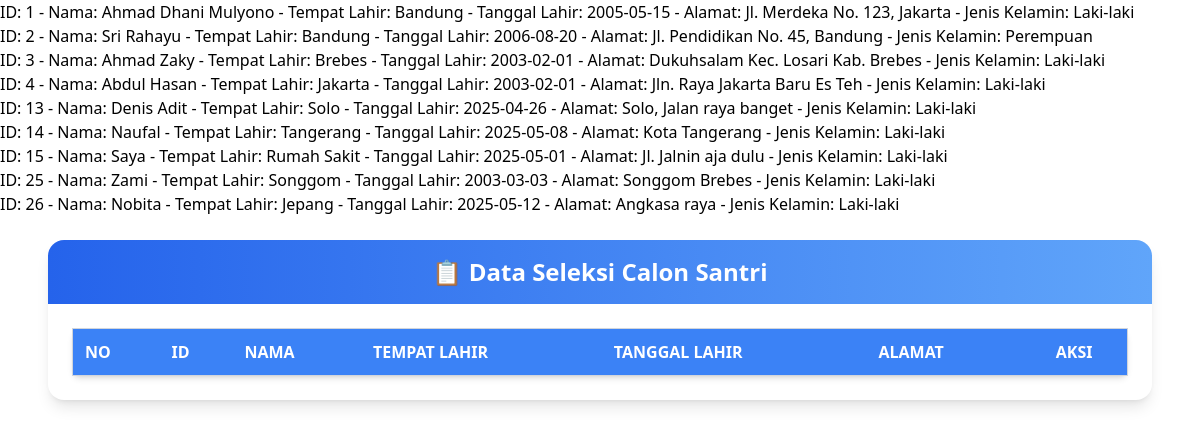
Before: /santri_seleksi.php with the older database file.
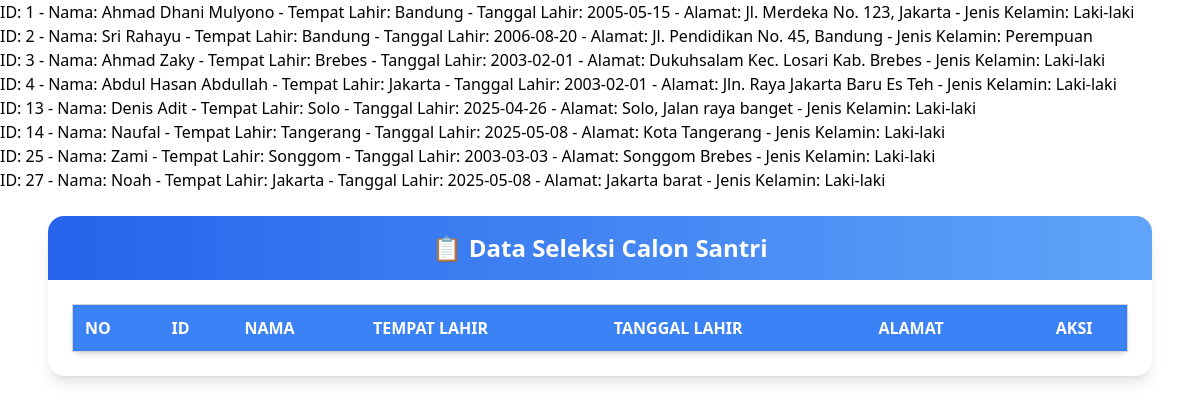
After: the same page with the newer database file.
### tables this page shows
CREATE TABLE `calon_santri` (
  `id` int(11) NOT NULL,
  `No` int(11) NOT NULL,
  `tanggal_pendaftaran` date NOT NULL,
  `username` varchar(50) DEFAULT NULL,
  `nama_lengkap` varchar(100) NOT NULL,
  `tempat_lahir` varchar(50) NOT NULL,
  `tanggal_lahir` date NOT NULL,
  `alamat_lengkap` text NOT NULL,
  `tinggal_bersama` enum('Orang Tua','Wali','Lainnya') NOT NULL,
  `jenis_kelamin` enum('Laki-laki','Perempuan') NOT NULL,
  `sekolah_terakhir` varchar(100) NOT NULL,
  `pernah_mondok` enum('Ya','Tidak') NOT NULL,
  `nama_pondok_sebelumnya` varchar(100) DEFAULT NULL,
  `alamat_pondok_sebelumnya` text DEFAULT NULL,
  `nama_ayah` varchar(100) NOT NULL,
  `nama_ibu` varchar(100) NOT NULL,
  `tempat_lahir_ayah` varchar(50) NOT NULL,
  `tanggal_lahir_ayah` date NOT NULL,
  `tempat_lahir_ibu` varchar(50) NOT NULL,
  `tanggal_lahir_ibu` date NOT NULL,
  `pekerjaan_ayah` enum('Wiraswasta','Guru','PNS','TNI/POLRI','Pensiunan','Lainnya') NOT NULL,
  `pekerjaan_ibu` enum('Wiraswasta','Guru','PNS','TNI/POLRI','Pensiunan','Lainnya') NOT NULL,
  `penghasilan_ayah` enum('Dibawah 1 Juta','1-3 Juta','3-5 Juta','Di atas 5 Juta') NOT NULL,
  `penghasilan_ibu` enum('Dibawah 1 Juta','1-3 Juta','3-5 Juta','Di atas 5 Juta') NOT NULL,
  `alamat_rumah` text NOT NULL,
  `no_hp_ortu` varchar(15) NOT NULL,
  `created_at` timestamp NOT NULL DEFAULT current_timestamp(),
  `asal_sekolah` varchar(100) DEFAULT NULL,
  `status_pendaftaran` varchar(50) DEFAULT NULL,
  `keterangan` text DEFAULT NULL,
  `email` varchar(100) DEFAULT NULL,
  `user_id` int(11) NOT NULL
);

### santri_seleksi.php (the view, shortened to what this page needs)
<?php
$db = new mysqli('localhost', 'root', '', 'ppdb_pondok');
$query = "SELECT * FROM calon_santri";
$result = $db->query($query);
if ($result) {
    if ($result->num_rows > 0) {
        while ($row = $result->fetch_assoc()) {
            echo "ID: " . $row["id"] . " - Nama: " . $row["nama_lengkap"] . " - Tempat Lahir: " . $row["tempat_lahir"] .
                " - Tanggal Lahir: " . $row["tanggal_lahir"] . " - Alamat: " . $row["alamat_lengkap"] .
                " - Jenis Kelamin: " . $row["jenis_kelamin"] . "<br>";
        }
    } else {
        echo "Tidak ada data calon santri.";
    }
} else {
    echo "Error: " . $db->error;
}
?>
<!DOCTYPE html>
<html lang="id">
<head>
    <script src="https://cdn.tailwindcss.com"></script>
</head>
<body>
<div class="max-w-6xl mx-auto p-6">
    <div class="bg-white shadow-lg rounded-2xl overflow-hidden">
        <h3 class="text-2xl font-bold text-center bg-gradient-to-r from-blue-600 to-blue-400 text-white py-4">
            📋 Data Seleksi Calon Santri
        </h3>
        <div class="p-6 overflow-x-auto">
            <table class="w-full border-collapse border border-gray-300 shadow-md rounded-lg">
                <thead>
                    <tr class="bg-blue-500 text-white text-left">
                        <th class="p-3">NO</th>
                        <th class="p-3">ID</th>
                        <th class="p-3">NAMA</th>
                        <th class="p-3">TEMPAT LAHIR</th>
                        <th class="p-3">TANGGAL LAHIR</th>
                        <th class="p-3">ALAMAT</th>
                        <th class="p-3 text-center">AKSI</th>
                    </tr>
                </thead>
            </table>
        </div>
    </div>
</div>
</html>
</body>

Changed rows visible on the page:
removed calon_santri: id "15", nama_lengkap "Saya", tempat_lahir "Rumah Sakit", tanggal_lahir "2025-05-01", alamat_lengkap "Jl. Jalnin aja dulu", jenis_kelamin "Laki-laki"
removed calon_santri: id "26", nama_lengkap "Nobita", tempat_lahir "Jepang", tanggal_lahir "2025-05-12", alamat_lengkap "Angkasa raya", jenis_kelamin "Laki-laki"
changed calon_santri "Jln. Raya Jakarta Baru Es Teh": nama_lengkap "Abdul Hasan" → "Abdul Hasan Abdullah"
added calon_santri: id "27", nama_lengkap "Noah", tempat_lahir "Jakarta", tanggal_lahir "2025-05-08", alamat_lengkap "Jakarta barat", jenis_kelamin "Laki-laki"
